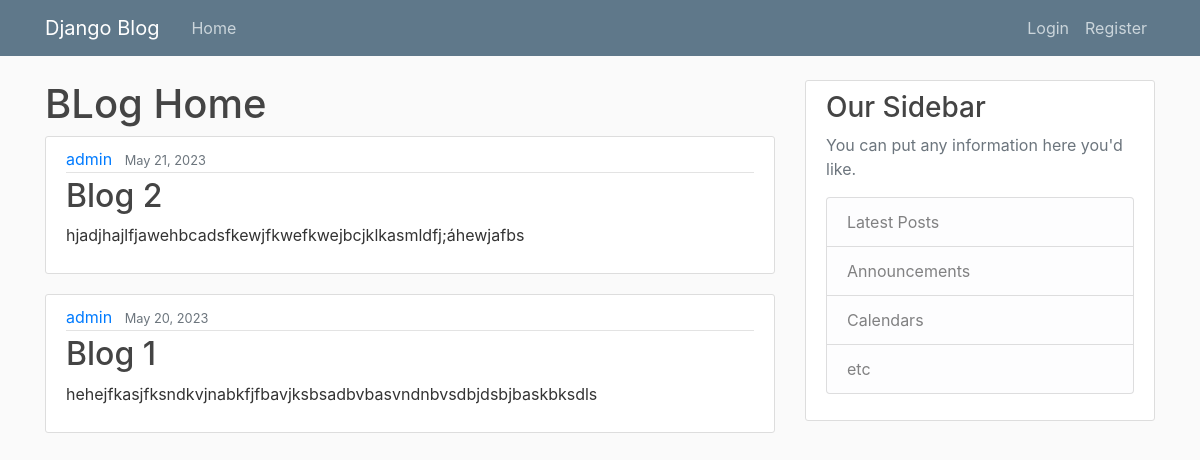
The page / on the database its author committed.
### blog/models.py (models this page shows, shortened)
class Post(models.Model):
    title = models.CharField(max_length=100)
    content = models.TextField()
    date_posted = models.DateTimeField(default=timezone.now)
    author = models.ForeignKey(User, on_delete=models.CASCADE)

### blog/views.py (the view)
# urls.py: path('', PostListView.as_view(), name='home'),
class PostListView(ListView):
    model = Post
    template_name = 'blog/homepage.html'
    context_object_name = 'posts'
    ordering = ['-date_posted']

### blog/template/blog/homepage.html
{%extends "blog/base.html"%}
{%block content%}
<h1>BLog Home</h1>
    {% for post in posts %}
    <article class="media content-section">
        <div class="media-body">
          <div class="article-metadata">
            <a class="mr-2" href="#">{{ post.author }}</a>
            <small class="text-muted">{{ post.date_posted|date:"F d, Y" }}</small>
          </div>
          <h2><a class="article-title" href="{%url 'post-detail' post.id%}">{{ post.title }}</a></h2>
          <p class="article-content">{{ post.content }}</p>
        </div>
      </article>
    {%endfor%}
{%endblock content%}

### blog/static/style/main.css (style rules this page uses)
body { background: #fafafa; color: #333333; margin-top: 5rem; }
h1, h2, h3, h4, h5, h6 { color: #444444; }
.content-section { background: #ffffff; padding: 10px 20px; border: 1px solid #dddddd; border-radius: 3px; margin-bottom: 20px; }
.article-title { color: #444444; }
.article-content { white-space: pre-line; }
.article-metadata { padding-bottom: 1px; margin-bottom: 4px; border-bottom: 1px solid #e3e3e3 }

### rows shown on the page
Post: author "admin", date_posted "May 21, 2023", title "Blog 2", content "hjadjhajlfjawehbcadsfkewjfkwefkwejbcjklkasmldfj;áhewjafbs"
Post: author "admin", date_posted "May 20, 2023", title "Blog 1", content "hehejfkasjfksndkvjnabkfjfbavjksbsadbvbasvndnbvsdbjdsbjbaskbksdls"
